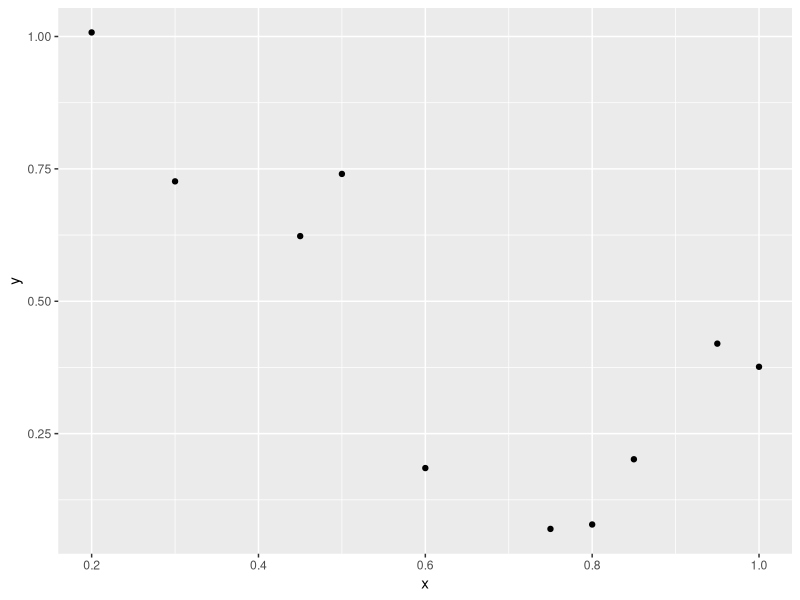
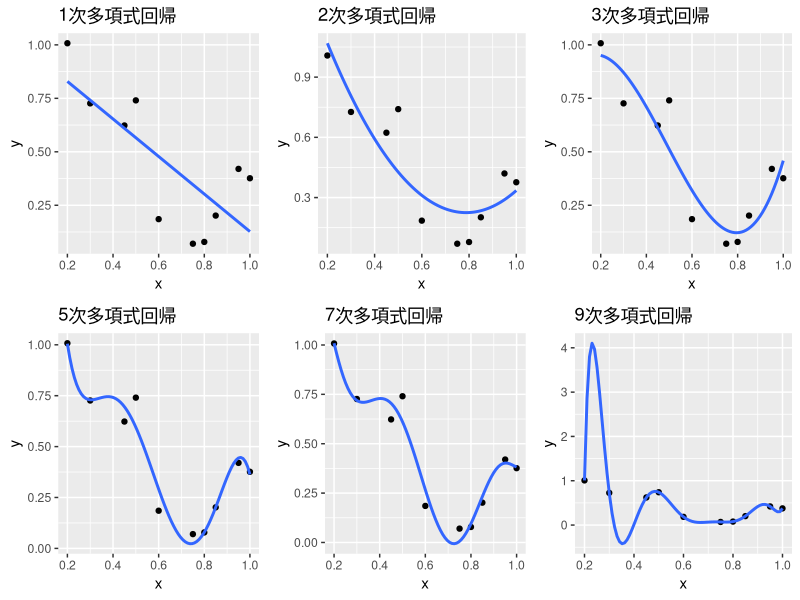
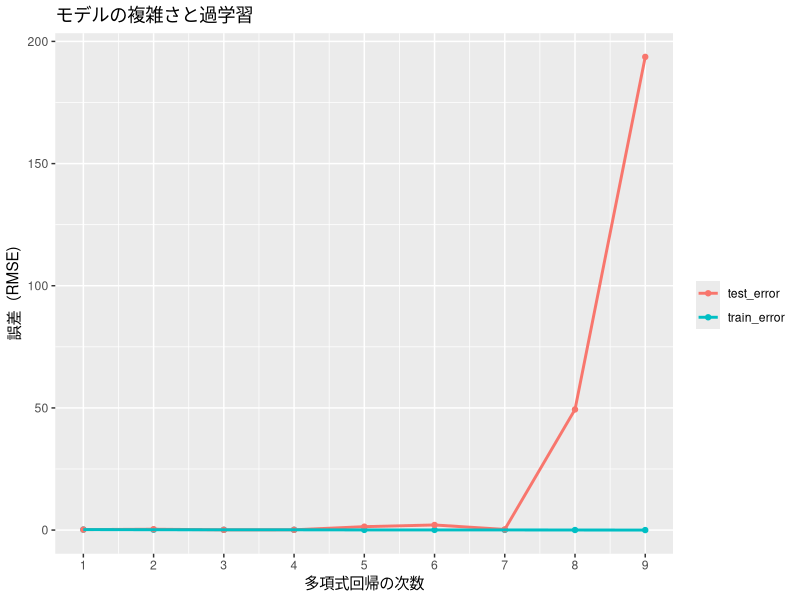
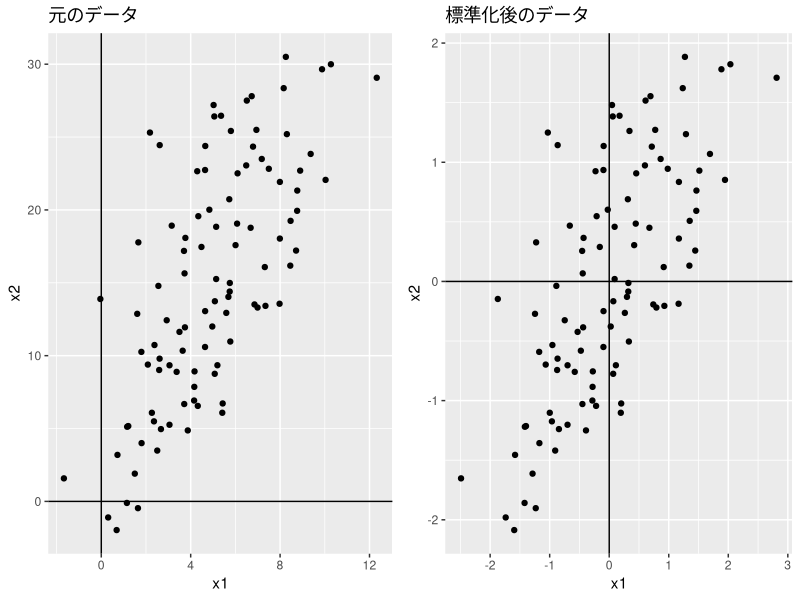
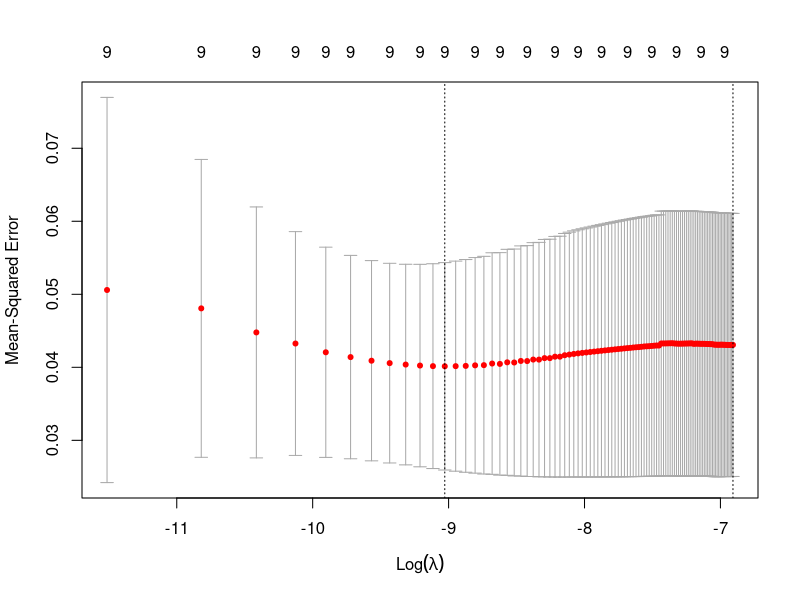
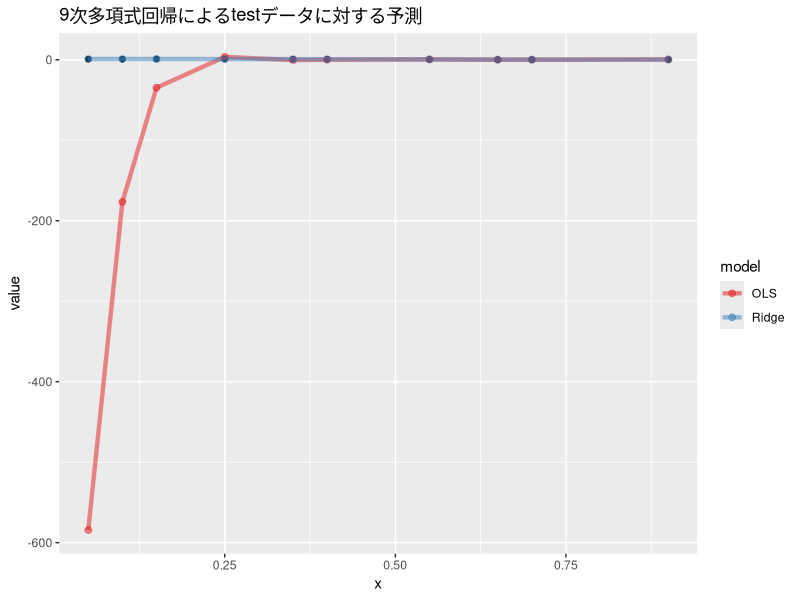
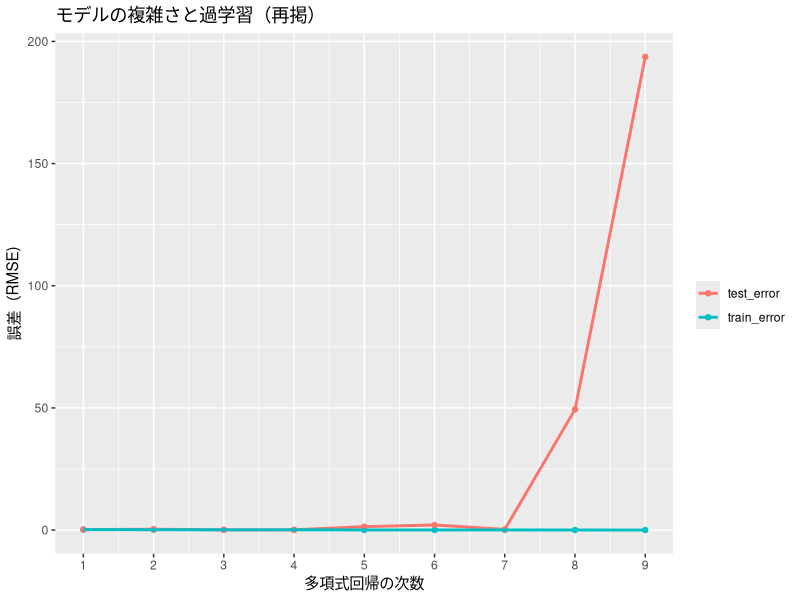
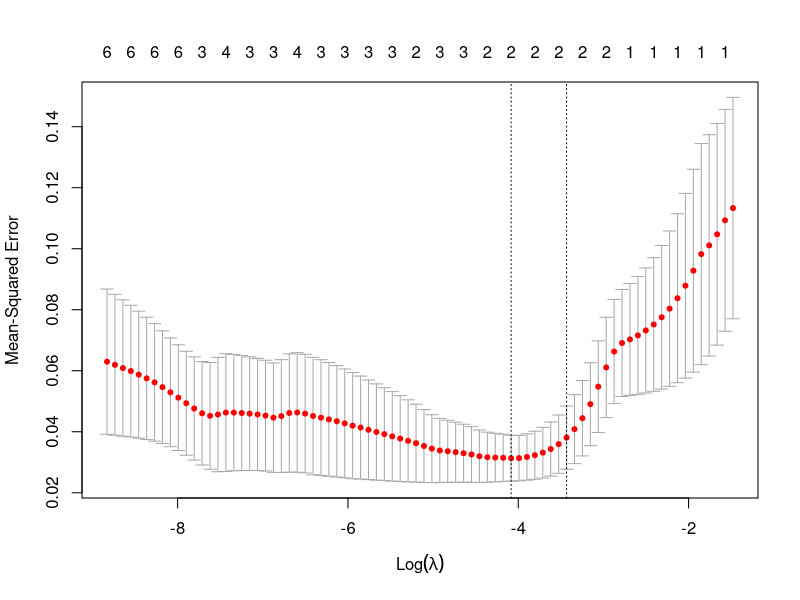

Here is the R script that generated these plots, in order:
## ---- chunk 1
knitr::opts_chunk$set(fig.align = 'center', message = F, warning = F)
## ---- chunk 2
library(tidyverse)
library(MLmetrics)
set.seed(0)

# データ生成 ----
n = 20
# x = rnorm(n, sd = 0.5)
x = 1:n * 1/n
y = 0.5 + 0.4*sin(2*pi*x) + rnorm(n = n, sd = 0.1)
df = data_frame(y, x, x2 = x^2, x3 = x^3, x4 = x^4, x5 = x^5, x6 = x^6, x7 = x^7, x8 = x^8, x9 = x^9)

# データを分割 ----
# ID列を追加
df = df %>% rownames_to_column("ID")

# 50%を学習用データに
train <- df %>% sample_frac(size = 0.5)

# 学習用データに使っていないIDの行をテスト用データに
test <- anti_join(df, train, by = "ID")

# ID列の削除
df <- df %>% select(-ID)
train <- train %>% select(-ID)
test <- test %>% select(-ID)
## ---- chunk 3
ggplot(train, aes(x, y))+
  geom_point()
## ---- chunk 4
# plot
p = 1
p1 <- ggplot(train, aes(x, y))+
  geom_point()+
  geom_smooth(method = "lm", se = F, formula = y ~ poly(x, 1))+
  labs(title = str_c(p,"次多項式回帰"))

p = 2
p2 <- ggplot(train, aes(x, y))+
  geom_point()+
  geom_smooth(method = "lm", se = F, formula = y ~ poly(x, 2))+
  labs(title = str_c(p,"次多項式回帰"))

p = 3
p3 <- ggplot(train, aes(x, y))+
  geom_point()+
  geom_smooth(method = "lm", se = F, formula = y ~ poly(x, 3))+
  labs(title = str_c(p,"次多項式回帰"))

p = 5
p5 <- ggplot(train, aes(x, y))+
  geom_point()+
  geom_smooth(method = "lm", se = F, formula = y ~ poly(x, 5))+
  labs(title = str_c(p,"次多項式回帰"))

p = 7
p7 <- ggplot(train, aes(x, y))+
  geom_point()+
  geom_smooth(method = "lm", se = F, formula = y ~ poly(x, 7))+
  labs(title = str_c(p,"次多項式回帰"))

p = 9
p9 <- ggplot(train, aes(x, y))+
  geom_point()+
  geom_smooth(method = "lm", se = F, formula = y ~ poly(x, 9))+
  labs(title = str_c(p,"次多項式回帰"))

library(gridExtra)
grid.arrange(grobs = list(p1, p2, p3, p5, p7, p9), ncol = 3)
## ---- chunk 5
# 次数を変えながら学習・予測
for(p in 1:9){
  reg <- lm(y ~ ., data = train[,1:(p+1)]) # 学習
  # trainへの予測精度
  y_train_pred <- predict(reg, train[,1:(p+1)])   # 予測
  train_error <- RMSE(y_train_pred, train$y) # 誤差
  # testへの予測精度
  y_test_pred <- predict(reg, test[,1:(p+1)])   # 予測
  test_error <- RMSE(y_test_pred, test$y) # 誤差
  if(p == 1) result <- data_frame(p, train_error, test_error) # p=1の場合、データフレーム作る
  if(p != 1) result <- rbind(result, data_frame(p, train_error, test_error)) # p=2以上の場合はrbindで繋げる
}

# ggplotで多項式回帰と誤差(RMSE)の関係を描画
ggplot(result %>% gather(key, error, -p),
       aes(x = p, y = error, color = key))+
  geom_point()+
  geom_line(size = 1)+
  scale_x_continuous(breaks = c(1:9))+
  labs(color = "", x = "多項式回帰の次数", y = "誤差（RMSE)",
       title = "モデルの複雑さと過学習")
## ---- chunk 6
# パラメータ空間
# df_plot = expand.grid(beta_1 = -50:50 * 1/50,
#                      beta_2 = -50:50 * 1/50) %>% 
#   mutate(beta_L2 = beta_1^2 + beta_2^2) %>% 
#   mutate(isR = 1*(beta_L2 <= 0.5))
# 
# ggplot(df_plot, aes(x = beta_1, y = beta_2, color = isR))+
#   geom_point()+
#   geom_hline(yintercept = 0)+
#   geom_vline(xintercept = 0)
## ---- chunk 7
# data
x1 <- rnorm(n = 100, mean = 5, sd = 3)
e <- rnorm(n = 100, mean = 5, sd = 6)
X <- data_frame(x1, 
                x2 = 2*x1 + e)

# plot
g1 <- ggplot(X, aes(x = x1, y = x2))+
  geom_point()+
  geom_vline(xintercept = 0)+
  geom_hline(yintercept = 0)+
  labs(title = "元のデータ")
g2 <- ggplot(scale(X) %>% data.frame(), aes(x = x1, y = x2))+
  geom_point()+
  geom_vline(xintercept = 0)+
  geom_hline(yintercept = 0)+
  labs(title = "標準化後のデータ")
grid.arrange(g1,g2, ncol = 2)

## ---- chunk 8
# パッケージの読み込み
library(tidyverse)
library(MLmetrics)

# 乱数の種を固定
set.seed(0)
# データ生成 ----
n = 20
x = 1:n * 1/n
y = 0.5 + 0.4*sin(2*pi*x) + rnorm(n = n, sd = 0.1)
# xの2乗～9乗の変数を作成
df = data_frame(y, x, x2 = x^2, x3 = x^3, x4 = x^4, x5 = x^5, x6 = x^6, x7 = x^7, x8 = x^8, x9 = x^9)

# データを分割 ----
# ID列を追加
df = df %>% rownames_to_column("ID")

# 50%を学習用データに
train <- df %>% sample_frac(size = 0.5)

# 学習用データに使っていないIDの行をテスト用データに
test <- anti_join(df, train, by = "ID")

# ID列の削除
train <- train %>% select(-ID)
test <- test %>% select(-ID)
## ---- chunk 9
# glmnetは説明変数Xと目的変数yを別々に入れる必要があるので分ける

# train
X_train = train %>% select(-y) %>% as.matrix() # as.matrix()でmatrix型のデータにする
y_train = train$y

# test
X_test = test %>% select(-y) %>% as.matrix()
y_test = test$y
## ---- chunk 10
# 9次多項式でリッジ回帰
library(glmnet)
reg_ridge <- glmnet(x = X_train, # 説明変数
                    y = y_train, # 目的変数
                    lambda = 0.1, # λ：任意の値
                    alpha = 0) # alpha = 0でリッジ回帰

# trainに対する予測精度
y_train_pred <- predict(reg_ridge, X_train) # 予測
train_error <- RMSE(y_train_pred, y_train) # 誤差
str_c("train_error: ", round(train_error, 3)) %>% print() # 結果を表示

# testに対する予測精度
y_test_pred <- predict(reg_ridge, X_test) # 予測
test_error <- RMSE(y_test_pred, y_test) # 誤差

# 結果を表示(str_c:複数のstringsを1つにまとめる)
str_c("test_error: ", round(test_error, 3)) %>% print() 
## ---- chunk 11
# ラムダを変えながら交差検証で誤差を評価
ridge_cv <- cv.glmnet(x = X_train, # 説明変数
                      y = y_train, # 目的変数
                      lambda = 1:100 * 0.00001, # 探索する範囲を指定（任意）
                      alpha = 0) # alpha = 0でリッジ回帰
                      
# ラムダと交差検証誤差のグラフ
plot(ridge_cv)
## ---- chunk 12
# 誤差(MSE)を最小にしたラムダを採択したときの係数推定値
coef(ridge_cv, s = "lambda.min") %>% round(3)

# (参考)MSE+1SEの中で最大のラムダを採用したときの係数推定値
coef(ridge_cv, s = "lambda.1se") %>% round(3)
## ---- chunk 13
# trainに対する予測精度
y_train_pred <- predict(ridge_cv, X_train, s = "lambda.min") # 予測
train_error <- RMSE(y_train_pred, y_train) # 誤差
str_c("train_error: ", round(train_error, 3)) %>% print() # 結果を表示

# testに対する予測精度
y_test_pred <- predict(ridge_cv, X_test, s = "lambda.min") # 予測
test_error <- RMSE(y_test_pred, y_test) # 誤差
str_c("test_error: ", round(test_error, 3)) %>% print() # 結果を表示
## ---- chunk 14
# 後で使うので格納
y_test_pred_ridge <- y_test_pred
y_train_pred_ridge <- y_train_pred
## ---- chunk 15
# testへの9次多項式OLS
reg_ls <- lm(y ~ ., train)
y_test_pred_ls <- predict(reg_ls, test)

# data
data_for_plot <- tibble(x = test$x, y = test$y,
                            OLS = y_test_pred_ls, 
                            Ridge = c(y_test_pred)) %>% 
  gather(model, value, -x,-y)

# plot
ggplot(data_for_plot, aes(x, y = value, color = model))+
  geom_point(aes(x,y), size = 1.5, color = "black")+
  geom_line(size = 1.5, alpha = 0.5)+
  geom_point(size = 2, alpha = 0.5)+
  scale_color_brewer(palette = "Set1")+
  labs(title = "9次多項式回帰によるtestデータに対する予測")

# ggplot(test, aes(x, y))+
#   geom_point()+
#   geom_line(aes(y = y_test_pred_ls), color = "blue", size = 1, alpha = 0.7)+
#   geom_point(aes(y = y_test_pred_ls), color = "blue", size = 1, alpha = 0.7)+
#   geom_line(aes(y = y_test_pred), color = "orange", size = 1, alpha = 0.7)+
#   geom_point(aes(y = y_test_pred), color = "orange", size = 1, alpha = 0.7)+
#   labs(title = "testデータでの9次多項式回帰による予測")
## ---- chunk 16
ggplot(result %>% gather(key, error, -p),
       aes(x = p, y = error, color = key))+
  geom_point()+
  geom_line(size = 1)+
  scale_x_continuous(breaks = c(1:9))+
  labs(color = "", x = "多項式回帰の次数", y = "誤差（RMSE)",
       title = "モデルの複雑さと過学習（再掲）")
## ---- chunk 17
# ラムダを変えながら交差検証で誤差を評価
lasso_cv <- cv.glmnet(x = X_train, # 説明変数
                      y = y_train, # 目的変数
                      alpha = 1) # alpha = 1でlasso

# ラムダと交差検証MSEのグラフ
plot(lasso_cv)
## ---- chunk 18
# 誤差(MSE)を最小にしたラムダを採択したときの係数推定値
coef(lasso_cv, s = "lambda.min") %>% round(3)
## ---- chunk 19
# (参考)MSE+1SEの中で最大のラムダを採用したときの係数推定値
coef(lasso_cv, s = "lambda.1se") %>% round(3)

## ---- chunk 20
# trainに対する予測精度
y_train_pred <- predict(lasso_cv, X_train, s = "lambda.min") # 予測
train_error <- RMSE(y_train_pred, y_train) # 誤差
str_c("train_error: ", round(train_error, 3)) %>% print() # 結果を表示

# testに対する予測精度
y_test_pred = predict(lasso_cv, X_test, s = "lambda.min") # 予測
test_error = RMSE(y_test_pred, y_test) # 誤差(MSE)
str_c("test_error: ", round(test_error, 3)) %>% print() # 結果を表示
## ---- chunk 21
coef_df = cbind(LS = coef(reg_ls) %>% round(3),
                Ridge = coef(ridge_cv, s = "lambda.min") %>% as.matrix() %>% round(3),
                Lasso = coef(lasso_cv, s = "lambda.min") %>% as.matrix() %>% round(3)) %>% as.data.frame()
colnames(coef_df) = c("LS","Ridge","Lasso")
knitr::kable(coef_df)
## ---- chunk 22
# 予測値のオブジェクト名を一応変えておく
y_test_pred_lasso = y_test_pred

# data
data_for_plot <- data_frame(x = test$x, y = test$y,
                            LS = y_test_pred_ls, 
                            Ridge = c(y_test_pred_ridge),
                            Lasso = c(y_test_pred_lasso)) %>% 
  gather(model, value, -x,-y)
## 順番を指定
data_for_plot$model = factor(data_for_plot$model, levels = unique(data_for_plot$model))

# plot
ggplot(data_for_plot, aes(x, y = value, color = model))+
  geom_point(aes(x,y), size = 1.5, color = "black")+
  geom_line(size = 1.5, alpha = 0.5)+
  geom_point(size = 2, alpha = 0.5)+
  scale_color_brewer(palette = "Set1")+
  labs(title = "9次多項式回帰によるtestデータに対する予測")
## ---- chunk 23
error_df = data.frame(LS = RMSE(y_test_pred_ls, y_test),
                      Ridge = RMSE(y_test_pred_ridge, y_test),
                      Lasso = RMSE(y_test_pred_lasso, y_test)) 
rownames(error_df) = "RMSE"
knitr::kable(error_df)
## ---- chunk 24
# Elastic Net

# ラムダを変えながら交差検証で誤差を評価
EN_cv <- cv.glmnet(x = X_train, # 説明変数
                      y = y_train, # 目的変数
                      alpha = 0.35) # 任意のα

# testに対する予測精度
y_test_pred = predict(EN_cv, X_test, s = "lambda.min") # 予測
test_error = RMSE(y_test_pred, y_test) # 誤差
str_c("test_error: ", round(test_error, 3)) %>% print() # 結果を表示
